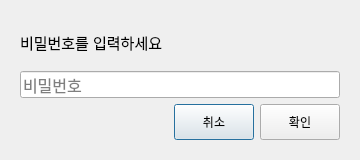
<?xml version="1.0" encoding="UTF-8"?>
<ui version="4.0">
 <class>PasswordDialog</class>
 <widget class="QDialog" name="PasswordDialog">
  <property name="geometry">
   <rect>
    <x>0</x>
    <y>0</y>
    <width>360</width>
    <height>160</height>
   </rect>
  </property>
  <property name="windowTitle">
   <string>관리자 모드</string>
  </property>
  <widget class="QWidget" name="formLayoutWidget">
   <property name="geometry">
    <rect>
     <x>20</x>
     <y>20</y>
     <width>320</width>
     <height>120</height>
    </rect>
   </property>
   <layout class="QVBoxLayout" name="verticalLayout">
    <item>
     <widget class="QLabel" name="label_prompt">
      <property name="font">
       <font>
        <pointsize>11</pointsize>
       </font>
      </property>
      <property name="text">
       <string>비밀번호를 입력하세요</string>
      </property>
     </widget>
    </item>
    <item>
     <widget class="QLineEdit" name="lineEdit_password">
      <property name="font">
       <font>
        <pointsize>12</pointsize>
       </font>
      </property>
      <property name="echoMode">
       <enum>QLineEdit::EchoMode::Password</enum>
      </property>
      <property name="placeholderText">
       <string>비밀번호</string>
      </property>
     </widget>
    </item>
    <item>
     <layout class="QHBoxLayout" name="horizontalLayout_buttons">
      <item>
       <spacer name="horizontalSpacer">
        <property name="orientation">
         <enum>Qt::Orientation::Horizontal</enum>
        </property>
        <property name="sizeHint" stdset="0">
         <size>
          <width>40</width>
          <height>20</height>
         </size>
        </property>
       </spacer>
      </item>
      <item>
       <widget class="QPushButton" name="button_cancel">
        <property name="minimumSize">
         <size>
          <width>80</width>
          <height>36</height>
         </size>
        </property>
        <property name="text">
         <string>취소</string>
        </property>
       </widget>
      </item>
      <item>
       <widget class="QPushButton" name="button_ok">
        <property name="minimumSize">
         <size>
          <width>80</width>
          <height>36</height>
         </size>
        </property>
        <property name="text">
         <string>확인</string>
        </property>
       </widget>
      </item>
     </layout>
    </item>
   </layout>
  </widget>
 </widget>
 <resources/>
 <connections/>
</ui>
